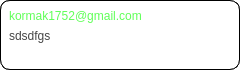
<?xml version="1.0" encoding="UTF-8"?>
<ui version="4.0">
 <class>MailHistoryUnit</class>
 <widget class="QWidget" name="MailHistoryUnit">
  <property name="geometry">
   <rect>
    <x>0</x>
    <y>0</y>
    <width>240</width>
    <height>70</height>
   </rect>
  </property>
  <property name="sizePolicy">
   <sizepolicy hsizetype="Expanding" vsizetype="Fixed">
    <horstretch>0</horstretch>
    <verstretch>0</verstretch>
   </sizepolicy>
  </property>
  <property name="minimumSize">
   <size>
    <width>150</width>
    <height>70</height>
   </size>
  </property>
  <property name="maximumSize">
   <size>
    <width>240</width>
    <height>70</height>
   </size>
  </property>
  <property name="windowTitle">
   <string>Form</string>
  </property>
  <property name="styleSheet">
   <string notr="true">
	border: 1px solid black;	
	background-color: rgb(255, 255, 255);
	border-radius: 10px;


</string>
  </property>
  <layout class="QVBoxLayout" name="verticalLayout">
   <property name="spacing">
    <number>0</number>
   </property>
   <property name="leftMargin">
    <number>0</number>
   </property>
   <property name="topMargin">
    <number>0</number>
   </property>
   <property name="rightMargin">
    <number>0</number>
   </property>
   <property name="bottomMargin">
    <number>0</number>
   </property>
   <item>
    <widget class="QWidget" name="WrapperWidget" native="true">
     <layout class="QVBoxLayout" name="verticalLayout_2">
      <property name="spacing">
       <number>0</number>
      </property>
      <property name="leftMargin">
       <number>9</number>
      </property>
      <property name="topMargin">
       <number>5</number>
      </property>
      <property name="rightMargin">
       <number>5</number>
      </property>
      <property name="bottomMargin">
       <number>3</number>
      </property>
      <item>
       <widget class="QLabel" name="SenderEmailLabel">
        <property name="sizePolicy">
         <sizepolicy hsizetype="Expanding" vsizetype="Expanding">
          <horstretch>0</horstretch>
          <verstretch>0</verstretch>
         </sizepolicy>
        </property>
        <property name="styleSheet">
         <string notr="true">font: 12pt &quot;Titillium Web&quot;;
color: rgb(96, 255, 88);
border: 0px;</string>
        </property>
        <property name="text">
         <string>kormak1752@gmail.com</string>
        </property>
       </widget>
      </item>
      <item>
       <widget class="QLabel" name="LetterSubjectLabel">
        <property name="sizePolicy">
         <sizepolicy hsizetype="Expanding" vsizetype="Expanding">
          <horstretch>0</horstretch>
          <verstretch>0</verstretch>
         </sizepolicy>
        </property>
        <property name="styleSheet">
         <string notr="true">font: 10pt &quot;Titillium Web&quot;;
color: rgb(70, 70, 70);
border: 0px;</string>
        </property>
        <property name="text">
         <string>sdsdfgs</string>
        </property>
       </widget>
      </item>
      <item>
       <widget class="QLabel" name="LetterBodyLabel">
        <property name="sizePolicy">
         <sizepolicy hsizetype="Expanding" vsizetype="Expanding">
          <horstretch>0</horstretch>
          <verstretch>0</verstretch>
         </sizepolicy>
        </property>
        <property name="styleSheet">
         <string notr="true">font: 8pt &quot;Titillium Web&quot;;
color: rgb(131, 131, 131);
border: 0px;</string>
        </property>
        <property name="text">
         <string/>
        </property>
        <property name="alignment">
         <set>Qt::AlignmentFlag::AlignLeading|Qt::AlignmentFlag::AlignLeft|Qt::AlignmentFlag::AlignVCenter</set>
        </property>
        <property name="wordWrap">
         <bool>false</bool>
        </property>
       </widget>
      </item>
     </layout>
    </widget>
   </item>
  </layout>
 </widget>
 <resources/>
 <connections/>
</ui>
